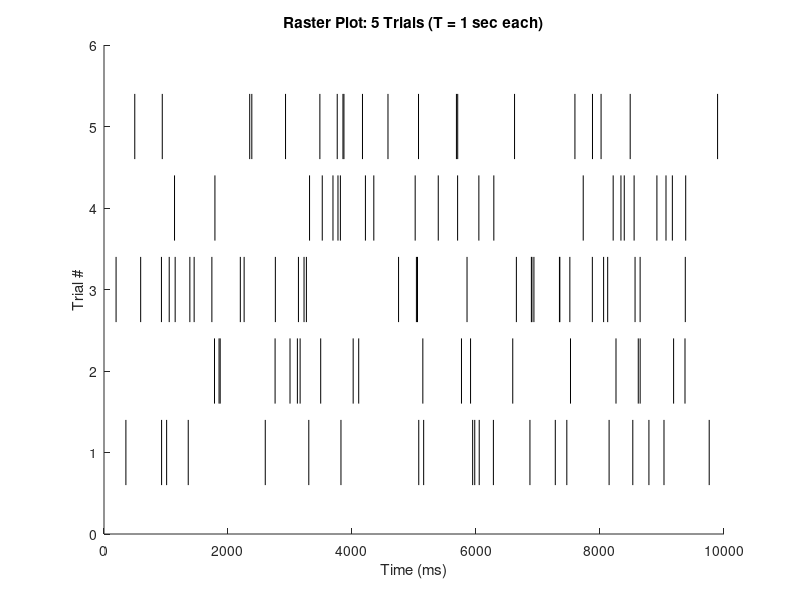

MATLAB code for this plot:
%% Parameters
% rng(9);  % o fixed seed for reproducibility

dt = 0.1;             % time step (ms)
T = 10000;             % total simulation time (ms) = 10 second
t_array = 0:dt:T;
nSteps = length(t_array);

Erest = -65;          % resting potential (mV)
Eth = -55;            % threshold (mV)
tau = 20;             % membrane time constant (ms)
R = 10;               % membrane resistance (Ohm)
I_inj = 0;            % no constant injected current
sigma_noise = 8.5;    

nTrials = 5;          %  5 repeated trials

%% arrays for  storing results
spike_times_all = cell(nTrials, 1);  
firing_rates = zeros(nTrials, 1);    

for trial = 1:nTrials
    
    rng(trial);
    
    % Initialize membrane potential
    v = Erest * ones(1, nSteps);
    spike_times = [];
    
    % Euler integration for each time step
    for i = 1:nSteps-1
        I_noise = sigma_noise * randn;  % Gaussian noise, mean 0, std = sigma_noise
        v(i+1) = v(i) + (dt/tau)*(Erest - v(i) + R*I_noise);
        
        % threshold crossing check
        if v(i+1) >= Eth
            spike_times = [spike_times, t_array(i)];
            v(i+1) = Erest;  % reset
        end
    end
    
    %storing spike times
    spike_times_all{trial} = spike_times;
    
    % calculate firing rate for the current trial (spikes / second)
    num_spikes = length(spike_times);
    firing_rates(trial) = num_spikes / (T/1000);  % T is in ms -> T/1000 is 1 second
end

%% raster plot for all 5 trials
figure; hold on;
for trial = 1:nTrials
    these_spikes = spike_times_all{trial};
    % plotting vertical lines for each spike
    for s = 1:length(these_spikes)
        line([these_spikes(s) these_spikes(s)], [trial-0.4 trial+0.4], 'Color','k');
    end
end
xlabel('Time (ms)');
ylabel('Trial #');
title('Raster Plot: 5 Trials (T = 1 sec each)');
ylim([0 nTrials+1]);
hold off;

%% Calculate variance for firing rates 
mean_firing_rate = mean(firing_rates);
var_firing_rate = var(firing_rates);

fprintf('Firing rates for each trial: %s\n', num2str(firing_rates'));
fprintf('Mean firing rate: %.2f Hz\n', mean_firing_rate);
fprintf('Variance of firing rates: %.2f (Hz^2)\n', var_firing_rate);
